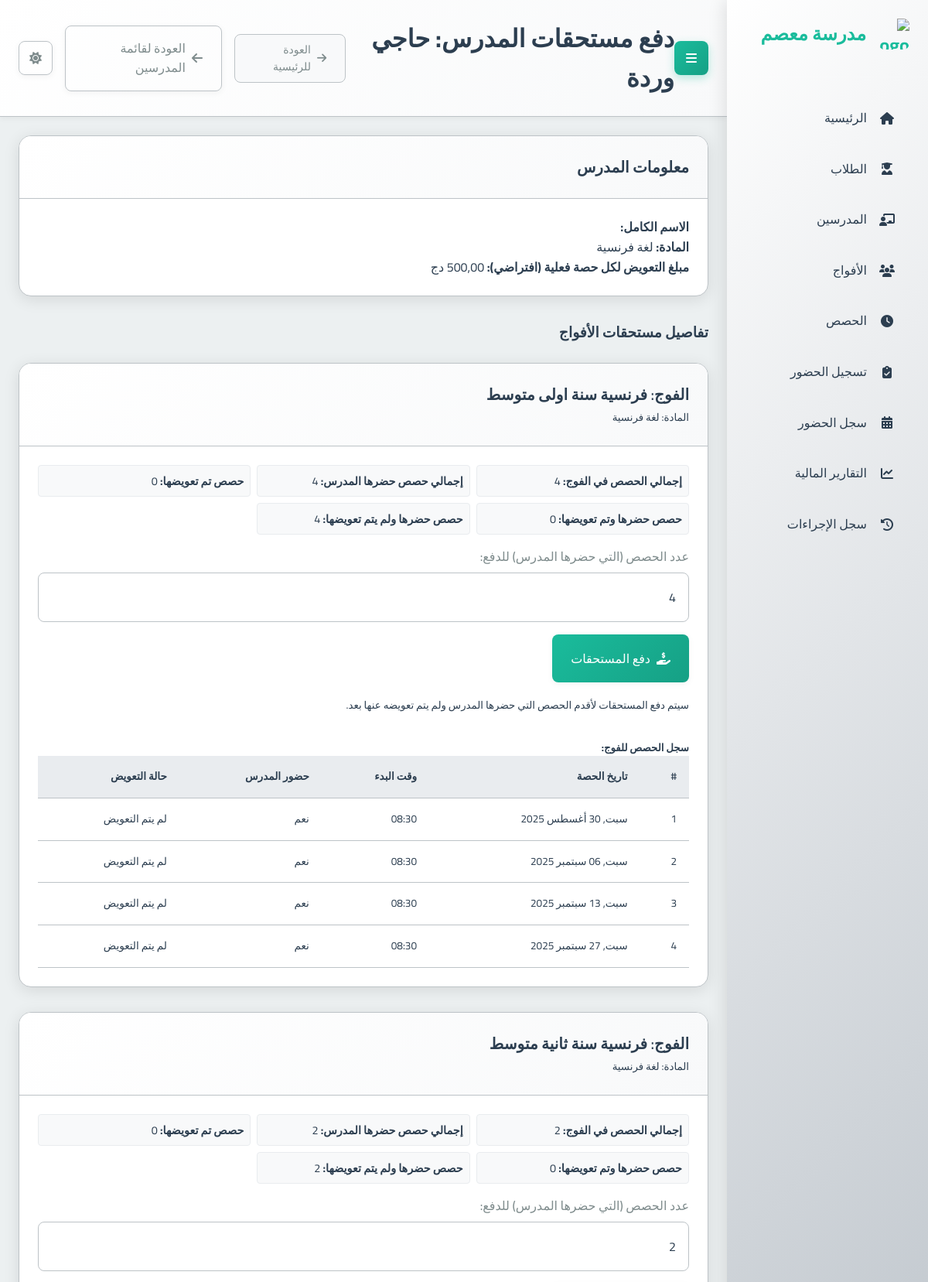
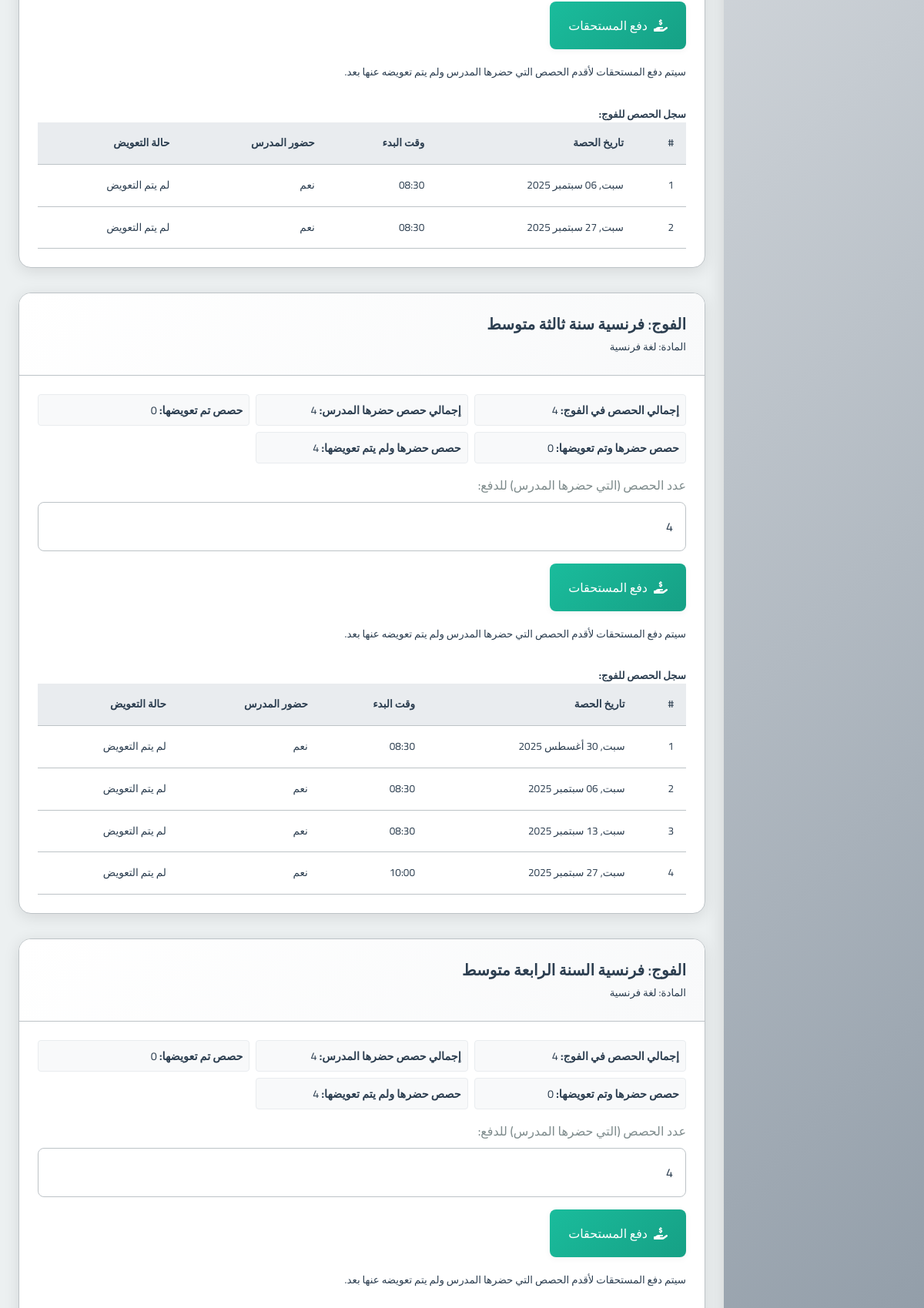
Page /payments/teacher/2/ (upper part) on the committed database (2 pictures, top to bottom).
### school_app/models.py (models this page shows, shortened)
class Teacher(models.Model):
    full_name = models.CharField(max_length=201, verbose_name="الاسم الكامل")
    phone_number = models.CharField(max_length=20, unique=True, verbose_name="رقم الهاتف")
    subject = models.ForeignKey(Subject, on_delete=models.PROTECT, verbose_name="المادة الأساسية")
    created_at = models.DateTimeField(auto_now_add=True, verbose_name="تاريخ الإنشاء")
    class Meta:
        verbose_name = "مدرس"
        verbose_name_plural = "المدرسون"

class Subject(models.Model):
    name = models.CharField(max_length=100, verbose_name="اسم المادة")
    class Meta:
        verbose_name = "مادة دراسية"
        verbose_name_plural = "المواد الدراسية"

class Group(models.Model):
    name = models.CharField(max_length=100, verbose_name="اسم الفوج")
    subject = models.ForeignKey(Subject, on_delete=models.PROTECT, verbose_name="المادة")
    teacher = models.ForeignKey(Teacher, on_delete=models.CASCADE, verbose_name="المدرس")
    academic_levels = models.ManyToManyField(AcademicLevel, verbose_name="المستويات الدراسية المتوافقة")
    price_per_4_sessions = models.DecimalField(max_digits=10, decimal_places=2, verbose_name="السعر لكل 4 حصص")
    session_day = models.IntegerField(choices=[
        (0, 'الاثنين'),
        (1, 'الثلاثاء'),
        (2, 'الأربعاء'),
        (3, 'الخميس'),
        (4, 'الجمعة'),
        (5, 'السبت'),
        (6, 'الأحد')
    ], verbose_name="يوم الحصة")
    session_start_time = models.TimeField(verbose_name="وقت بداية الحصة")
    session_duration = models.DecimalField(max_digits=4, decimal_places=2, default=1.5, verbose_name="مدة الحصة (ساعات)")
    students = models.ManyToManyField(Student, through='StudentGroup', blank=True, verbose_name="الطلاب المسجلون")
    created_at = models.DateTimeField(auto_now_add=True, verbose_name="تاريخ الإنشاء")
    is_continuous = models.BooleanField(default=False, verbose_name="فوج مستمر (تُنشأ الحصص أسبوعياً تلقائياً)")
    created_sessions_until = models.DateField(null=True, blank=True, verbose_name="تم إنشاء الحصص حتى تاريخ")
    class Meta:
        verbose_name = "فوج"
        verbose_name_plural = "الأفواج"

class Session(models.Model):
    group = models.ForeignKey(Group, on_delete=models.CASCADE, related_name='sessions', verbose_name="الفوج")
    date = models.DateField(verbose_name="التاريخ")
    start_time = models.TimeField(verbose_name="وقت البدء")
    duration = models.DecimalField(max_digits=4, decimal_places=2, verbose_name="المدة (ساعات)")
    teacher_attended = models.BooleanField(default=True, verbose_name="حضور المدرس")
    teacher_compensated = models.BooleanField(default=False, verbose_name="تم تعويض المدرس")
    teacher_payment_amount = models.DecimalField(max_digits=10, decimal_places=2, default=Decimal('0.00'), verbose_name="المبلغ المدفوع للمدرس")
    created_at = models.DateTimeField(auto_now_add=True, verbose_name="تاريخ الإنشاء")
    class Meta:
        verbose_name = "حصة"
        verbose_name_plural = "الحصص"

### school_app/views.py (the view, shortened to what this page needs)
# urls.py: path('payments/teacher/<int:teacher_id>/', views.teacher_payment, name='teacher_payment'),
def teacher_payment(request, teacher_id):
    teacher = get_object_or_404(Teacher, id=teacher_id)
    page_title = f"دفع مستحقات المدرس: {teacher.full_name}"
    payment_info_by_group = []
    taught_groups = Group.objects.filter(teacher=teacher).prefetch_related('sessions', 'subject')
    for group in taught_groups:
        group_sessions_qs = group.sessions.all().order_by('date', 'start_time')
        total_sessions_in_group = group_sessions_qs.count()
        compensated_session_count = 0
        uncompensated_session_count = 0 # All uncompensated sessions for this group
        attended_and_compensated_count = 0
        attended_not_compensated_count = 0 # Attended by teacher but not yet compensated
        teacher_attended_total_count = 0
        session_details_list = []
        for session_obj in group_sessions_qs:
            teacher_attended_status = session_obj.teacher_attended if session_obj.teacher_attended is not None else False
            if teacher_attended_status:
                teacher_attended_total_count +=1
            if session_obj.teacher_compensated:
                compensated_session_count += 1
                if teacher_attended_status:
                    attended_and_compensated_count += 1
            else: # Not compensated
                uncompensated_session_count += 1
                if teacher_attended_status:
                    attended_not_compensated_count += 1
            session_details_list.append({
                'id': session_obj.id,
                'date': session_obj.date,
                'start_time': session_obj.start_time.strftime("%H:%M"),
                'teacher_attended': teacher_attended_status,
                'teacher_compensated': session_obj.teacher_compensated,
            })
        payment_info_by_group.append({
            'group_id': group.id,
            'group_name': group.name,
            'subject_name': group.subject.name,
            'total_sessions_in_group': total_sessions_in_group,
            'teacher_attended_total_count': teacher_attended_total_count,
            'compensated_session_count': compensated_session_count, # Total compensated for this group
            'uncompensated_session_count': uncompensated_session_count, # Total uncompensated for this group
            'attended_and_compensated_count': attended_and_compensated_count,
            'attended_not_compensated_count': attended_not_compensated_count, # Key for form: sessions eligible for payment
            'session_details': session_details_list,
        })
    context = {
        'teacher': teacher,
        'payment_info_by_group': payment_info_by_group,
        'TEACHER_PAY_PER_SESSION_AMOUNT': TEACHER_PAY_PER_SESSION_AMOUNT, # Placeholder for display
        'page_title': page_title
    }
    return render(request, 'school_app/teacher_payment.html', context)

### templates/school_app/teacher_payment.html (shortened to what this page needs)
{% extends "base.html" %}
{% block page_title %}{{ page_title }}{% endblock %}
{% block header_actions %}
  <a href="{% url 'teacher_list' %}" class="btn btn-outline-secondary">
    <i class="fas fa-arrow-left"></i> العودة لقائمة المدرسين
  </a>
{% endblock %}
{% block content %}
<div class="container-fluid">
  <div class="card mb-4">
    <div class="card-header">
      <h3 class="card-title">معلومات المدرس</h3>
    </div>
    <div class="card-body">
      <p><strong>الاسم الكامل:</strong> {{ teacher.first_name }} {{ teacher.last_name }}</p>
      <p><strong>المادة:</strong> {{ teacher.subject.name }}</p>
      <p><strong>مبلغ التعويض لكل حصة فعلية (افتراضي):</strong> {{ TEACHER_PAY_PER_SESSION_AMOUNT|floatformat:2 }} دج</p>
    </div>
  </div>
  {% if payment_info_by_group %}
    <h3 class="mb-3">تفاصيل مستحقات الأفواج</h3>
    {% for group_info in payment_info_by_group %}
      <div class="card mb-4">
        <div class="card-header bg-light">
          <h4 class="card-title mb-0">الفوج: {{ group_info.group_name }}</h4>
          <small class="text-muted">المادة: {{ group_info.subject_name }}</small>
        </div>
        <div class="card-body">
          <div class="payment-summary-grid mb-3">
              <div><strong>إجمالي الحصص في الفوج:</strong> {{ group_info.total_sessions_in_group }}</div>
              <div><strong>إجمالي حصص حضرها المدرس:</strong> <span class="font-weight-bold">{{ group_info.teacher_attended_total_count }}</span></div>
              <div><strong>حصص تم تعويضها:</strong> <span class="text-success font-weight-bold">{{ group_info.compensated_session_count }}</span></div>
              <div><strong>حصص حضرها وتم تعويضها:</strong> <span class="text-success">{{ group_info.attended_and_compensated_count }}</span></div>
              <div><strong>حصص حضرها ولم يتم تعويضها:</strong> <span class="text-danger font-weight-bold">{{ group_info.attended_not_compensated_count }}</span></div>
          </div>
          {% if group_info.attended_not_compensated_count > 0 %}
          <form method="post" action="{% url 'teacher_payment' teacher.id %}" class="border p-3 rounded bg-white shadow-sm mb-3">
            <div class="form-row align-items-end">
              <div class="col-md-5 col-sm-7 mb-2">
                <label for="sessions_to_compensate_{{ group_info.group_id }}">عدد الحصص (التي حضرها المدرس) للدفع:</label>
                <input type="number" class="form-control" id="sessions_to_compensate_{{ group_info.group_id }}" name="sessions_to_compensate_count" value="{{ group_info.attended_not_compensated_count }}" min="1" max="{{ group_info.attended_not_compensated_count }}">
              </div>
              <div class="col-md-auto col-sm-5 mb-2">
                <button type="submit" class="btn btn-primary btn-block">
                  <i class="fas fa-hand-holding-usd"></i> دفع المستحقات
                </button>
              </div>
            </div>
            <small class="form-text text-muted">سيتم دفع المستحقات لأقدم الحصص التي حضرها المدرس ولم يتم تعويضه عنها بعد.</small>
          </form>
          {% else %}
            <p class="alert alert-info"><i class="fas fa-info-circle"></i> لا توجد حصص إضافية حضرها المدرس ومستحقة للدفع حالياً لهذا الفوج.</p>
          {% endif %}
          <h5 class="mt-4">سجل الحصص للفوج:</h5>
          <div class="table-responsive">
            <table class="table table-sm table-bordered table-hover" style="font-size: 0.85rem;">
              <thead class="thead-light">
                <tr>
                  <th>#</th>
                  <th>تاريخ الحصة</th>
                  <th>وقت البدء</th>
                  <th>حضور المدرس</th>
                  <th>حالة التعويض</th>
                </tr>
              </thead>
              <tbody>
                {% for session_detail in group_info.session_details %}
                  <tr class="{% if not session_detail.teacher_compensated and session_detail.teacher_attended %}table-warning{% elif session_detail.teacher_compensated and not session_detail.teacher_attended %}table-info{% endif %}">
                    <td>{{ forloop.counter }}</td>
                    <td>{{ session_detail.date|date:"D, d M Y" }}</td>
                    <td>{{ session_detail.start_time }}</td>
                    <td>
                      {% if session_detail.teacher_attended %}
                        <span class="badge badge-success">نعم</span>
                      {% elif session_detail.teacher_attended is None %}
                        <span class="badge badge-secondary">لم يحدد</span>
                      {% else %}
                        <span class="badge badge-danger">لا</span>
                      {% endif %}
                    </td>
                    <td>
                      {% if session_detail.teacher_compensated %}
                        <span class="badge badge-success">تم التعويض</span>
                      {% else %}
                        <span class="badge badge-warning">لم يتم التعويض</span>
                      {% endif %}
                    </td>
                  </tr>
                {% empty %}
                  <tr>
                    <td colspan="5" class="text-center text-muted">لا توجد حصص مجدولة لهذا الفوج بعد.</td>
                  </tr>
                {% endfor %}
              </tbody>
            </table>
          </div>
        </div>
      </div>
    {% endfor %}
  {% else %}
    <p class="text-center text-muted lead mt-4">هذا المدرس غير مسجل في أي فوج حالياً أو لا توجد أفواج متاحة.</p>
  {% endif %}
</div>
{% endblock %}

### static/css/main.css (style rules this page uses)
:root { --primary-color: #2c3e50; --primary-light: #34495e; --primary-darker: #1a252f; --accent-color: #1abc9c; --accent-light: #2fe2b3; --accent-dark: #16a085; --text-color: #2c3e50; --text-secondary: #7f8c8d; --text-on-primary: #ffffff; --text-on-accent: #ffffff; --text-nav: #2c3e50; --background-color: #ecf0f1; --card-background: #ffffff; --input-background: #ffffff; --border-color: #bdc3c7; --input-border-color: #bdc3c7; --success-color: #2ecc71; --warning-color: #f39c12; --error-color: #e74c3c; --info-color: #1E90FF; --table-header-background: #e9ecef; --table-row-hover-background: #f8f9fa; --box-shadow-color: rgba(0, 0, 0, 0.1); --box-shadow-color-hover: rgba(0, 0, 0, 0.15); --box-shadow-soft-color: rgba(0, 0, 0, 0.05); --subtle-background: #f8f9fa; --spacing-xs: 8px; --spacing-sm: 16px; --spacing-md: 24px; --spacing-lg: 32px; --spacing-xl: 48px; --font-family: 'Cairo', sans-serif; --font-size-xs: 12px; --font-size-sm: 14px; --font-size-md: 16px; --font-size-lg: 20px; --font-size-xl: 24px; --font-size-xxl: 32px; --border-radius-sm: 4px; --border-radius-md: 8px; --border-radius-lg: 16px; --transition-fast: 0.2s ease; --transition-normal: 0.3s ease; --transition-slow: 0.5s ease; --sidebar-width: 260px; }
* { margin: 0; padding: 0; box-sizing: border-box; direction: rtl; }
html { direction: rtl; font-size: 16px; }
body { font-family: var(--font-family); background-color: var(--background-color); color: var(--text-color); line-height: 1.6; transition: background-color var(--transition-normal), color var(--transition-normal); overflow-x: hidden; }
.card { background-color: var(--card-background); border-radius: var(--border-radius-lg); box-shadow: 0 4px 20px var(--box-shadow-color); margin-bottom: var(--spacing-md); overflow: hidden; transition: all var(--transition-normal); border: 1px solid var(--border-color); }
.card-header { padding: var(--spacing-md); border-bottom: 1px solid var(--border-color); background: linear-gradient(135deg, var(--card-background) 0%, var(--subtle-background) 100%); }
.card-title { font-size: var(--font-size-lg); font-weight: 600; margin: 0; color: var(--text-color); }
.card-body { padding: var(--spacing-md); color: var(--text-color); }
.btn { font-family: var(--font-family); padding: var(--spacing-sm) var(--spacing-md); border: none; border-radius: var(--border-radius-md); cursor: pointer; font-size: var(--font-size-md); font-weight: 500; text-decoration: none; display: inline-flex; align-items: center; gap: var(--spacing-xs); transition: all var(--transition-fast); box-shadow: 0 2px 8px var(--box-shadow-soft-color); }
.btn-primary { background: linear-gradient(135deg, var(--accent-color) 0%, var(--accent-dark) 100%); color: var(--text-on-accent); }
.btn-outline-secondary { background-color: transparent; border: 1px solid var(--border-color); color: var(--text-secondary); }
label { display: block; margin-bottom: var(--spacing-xs); font-weight: 500; color: var(--text-secondary); }
input, select, textarea { font-family: var(--font-family); width: 100%; padding: var(--spacing-sm); border: 1px solid var(--input-border-color); border-radius: var(--border-radius-md); background-color: var(--input-background); color: var(--text-color); font-size: var(--font-size-md); transition: all var(--transition-fast); }
.mb-2 { margin-bottom: var(--spacing-sm); }
.mb-3 { margin-bottom: var(--spacing-md); }
.mb-4 { margin-bottom: var(--spacing-lg); }
.mt-4 { margin-top: var(--spacing-lg); }
table { width: 100%; border-collapse: collapse; }
th, td { padding: var(--spacing-sm); text-align: right; border-bottom: 1px solid var(--border-color); }
th { background-color: var(--table-header-background); font-weight: 600; color: var(--text-color); }

### templates/school_app/teacher_payment.html (style rules this page uses)
.payment-summary-grid { display: grid; grid-template-columns: repeat(auto-fit, minmax(220px, 1fr)); gap: 0.5rem; margin-bottom: 1rem; font-size: 0.9rem; }
.payment-summary-grid > div { background-color: #f8f9fa; padding: 0.5rem; border-radius: 0.25rem; border: 1px solid #e9ecef; }

### rows in the picture
Teacher: subject.name "لغة فرنسية"
Group: group_name "فرنسية سنة اولى متوسط"
Subject: subject_name "لغة فرنسية" "لغة فرنسية" "لغة فرنسية" "لغة فرنسية"
Session: date "سبت, 30 أغسطس 2025"
Session: date "سبت, 06 سبتمبر 2025"
Session: date "سبت, 13 سبتمبر 2025"
Session: date "سبت, 27 سبتمبر 2025"
Group: group_name "فرنسية سنة ثانية متوسط"
Session: date "سبت, 06 سبتمبر 2025"
Session: date "سبت, 27 سبتمبر 2025"
Group: group_name "فرنسية سنة ثالثة متوسط"
Session: date "سبت, 30 أغسطس 2025"
Session: date "سبت, 06 سبتمبر 2025"
Session: date "سبت, 13 سبتمبر 2025"
Session: date "سبت, 27 سبتمبر 2025"
Group: group_name "فرنسية السنة الرابعة متوسط"

### other values in the picture
{{ page_title }} "دفع مستحقات المدرس: حاجي وردة"
{{ group_info.total_sessions_in_group }} "4" "2" "4" "4"
{{ group_info.teacher_attended_total_count }} "4" "2" "4" "4"
{{ group_info.compensated_session_count }} "0" "0" "0" "0"
{{ group_info.attended_and_compensated_count }} "0" "0" "0" "0"
{{ group_info.attended_not_compensated_count }} "4" "2" "4" "4"
{{ session_detail.start_time }} "08:30" "08:30" "08:30" "08:30" "08:30" "08:30" "08:30" "08:30" "08:30" "10:00"
